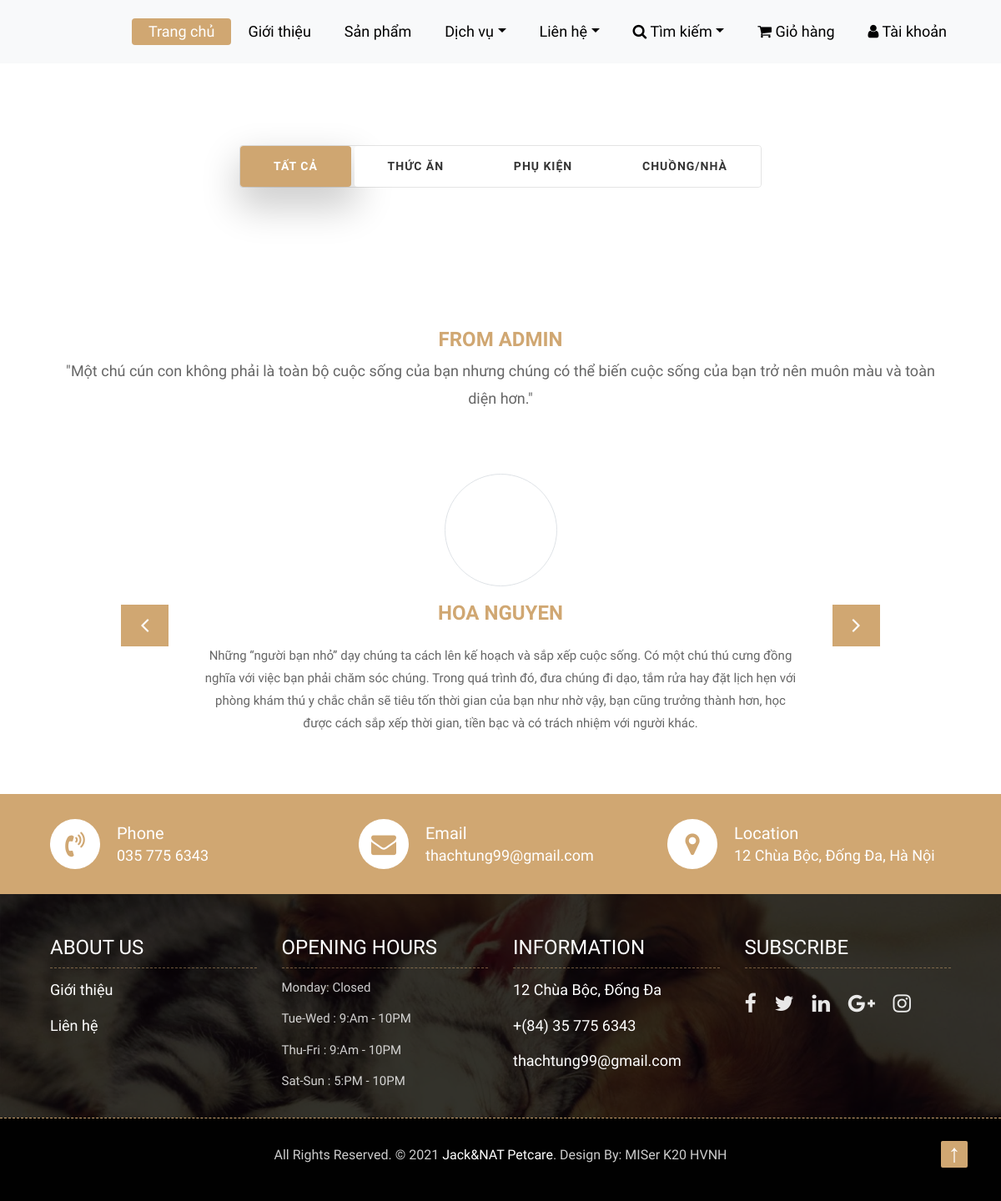
The page /menu.php?tag=3 on the database as committed earlier.
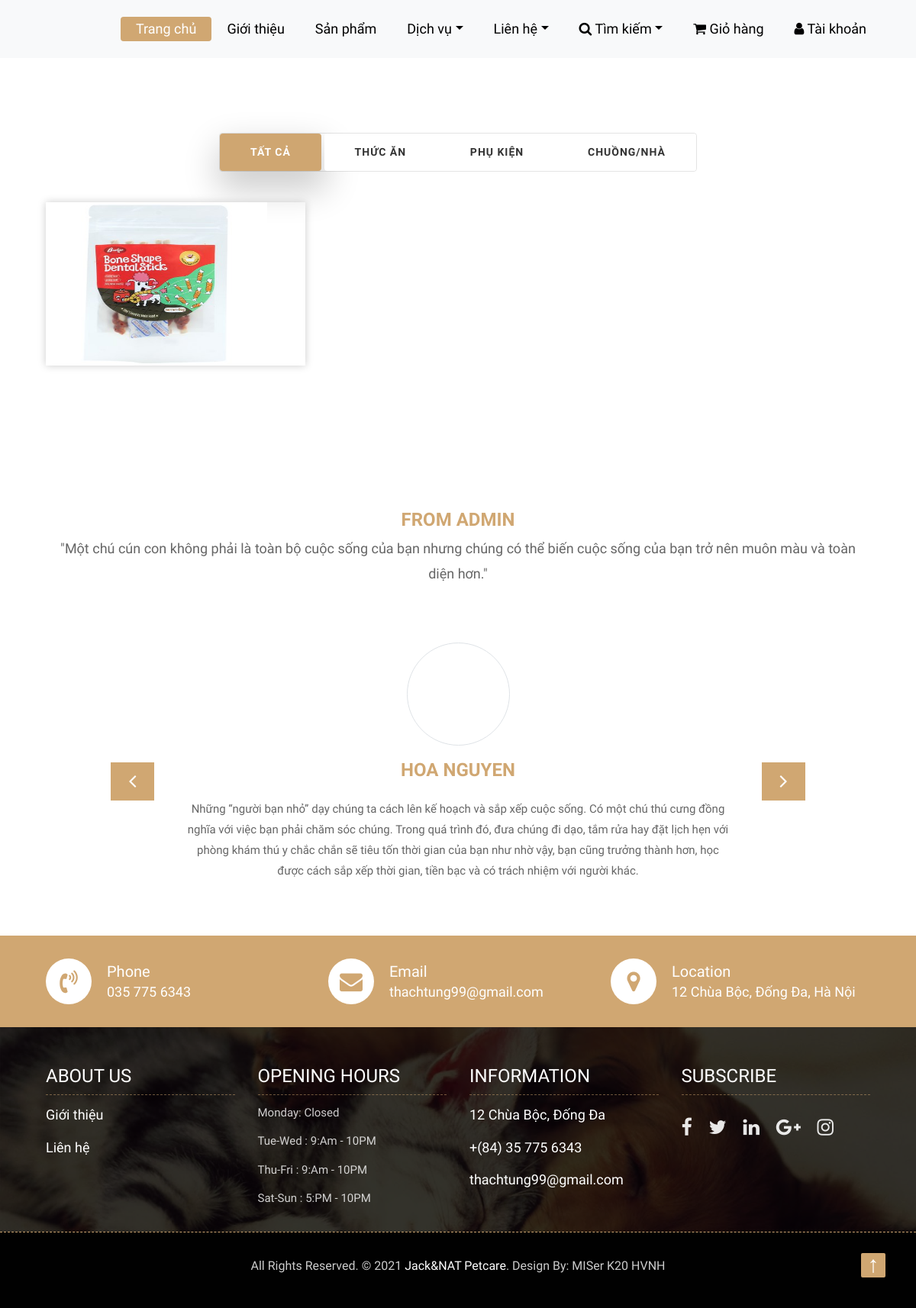
The same page on the database as committed later.
### tables this page shows
CREATE TABLE `tbl_san_pham` (
  `id_san_pham` int(11) NOT NULL,
  `ten_san_pham` varchar(256) NOT NULL,
  `don_gia` float(11,0) DEFAULT NULL,
  `id_danh_muc` varchar(50) NOT NULL DEFAULT '1',
  `anh` varchar(255) DEFAULT NULL,
  `mo_ta` text DEFAULT NULL,
  `id_anh` varchar(50) DEFAULT NULL,
  `so_luong` int(20) NOT NULL,
  `ngay_them` timestamp NULL DEFAULT current_timestamp(),
  `tag` int(11) DEFAULT NULL,
  `tag_2` int(11) DEFAULT NULL,
  `tag_3` int(11) DEFAULT NULL
);

### customer/product/product_info.php (the view, shortened to what this page needs)
<div class="menu-box">
	<div class="container">
           <div class="row" style="margin-top: 94px;">
			<div class="col-lg-12">
				<div class="special-menu text-center">
					<div class="button-group filter-button-group">
						<button class="active" data-filter="*">Tất cả</button>
						<button data-filter=".thucan">Thức ăn</button>
						<button data-filter=".phukien">Phụ kiện</button>
						<button data-filter=".chuongnha">Chuồng/Nhà</button>
					</div>
				</div>
			</div>
		</div>
		<div class="row special-list">
		<?php
				$sql="Select *, IF(tbl_khuyen_mai.muc_khuyen_mai != 0, tbl_san_pham.don_gia*(1 - tbl_khuyen_mai.muc_khuyen_mai/100), tbl_san_pham.don_gia) AS
				gia_moi, tbl_san_pham.id_san_pham AS id_san_pham from tbl_san_pham LEFT JOIN tbl_khuyen_mai ON tbl_khuyen_mai.id_san_pham = tbl_san_pham.id_san_pham";
				if(isset($_GET['tag']) and !isset($_GET['tensanpham'])) $sql.= " WHERE tbl_san_pham.tag = '".$_GET['tag']."'";
                   $result=$con->query($sql);
                   if($result->num_rows>0)
					{
						while($row=$result->fetch_assoc())
						{
						if($row['id_danh_muc']=='1')
						{
				?>
						<div class="col-lg-4 col-md-6 special-grid thucan">
							<div class="gallery-single fix">
								<img src="images/san-pham/<?php echo $row['anh'] ?>" alt="" style="width: 290px;height: 214px" class="img-fluid" alt="Image">
							</div>
						</div>
						<?php
							}
						?>
			<?php
			}
			}
			?>
		</div>
	</div>
</div>

Rows that differ between the two databases and show on the page:
now on this page (row edited): tbl_san_pham: anh (picture)
